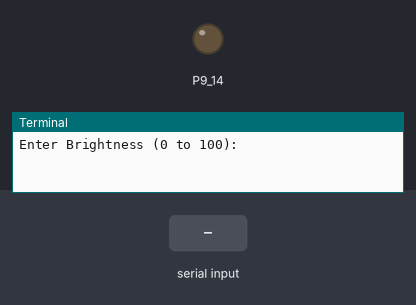
The program below on a simulated BeagleBone Black. Shown: output pins drawn as LEDs (lit = HIGH), the last lines printed to the terminal. Inputs (shaded band) come from the test bench.

Above: at 1.2 s.
1.3 s: "5" typed at the terminal
At 1.7 s:
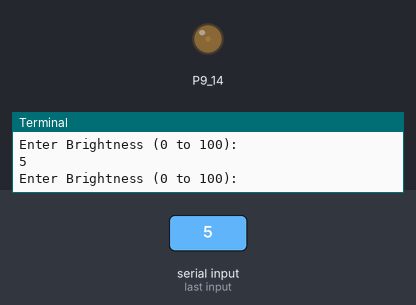
2.8 s: "90" typed at the terminal
At 4.1 s:
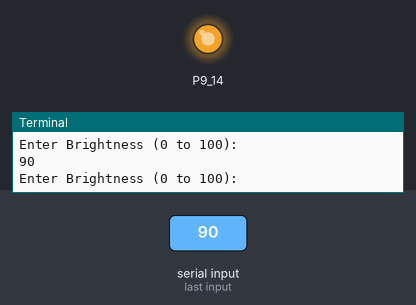
Timing chart, 0 to 5.8 s (numbered marks = the images above; inputs shaded):
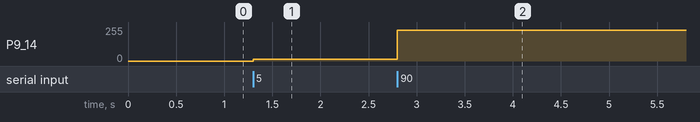

Measured:
- after the input at 1.3 s, P9_14: 0/255 → 13/255 at once
- after the input at 2.8 s, P9_14: 13/255 → 230/255 at once

The program:

adjust_led_bright.py
```python
# (licence header left out)
import Adafruit_BBIO.PWM as PWM
import time

PWM.start("P9_14", 0)

try:
    while True:
        duty_s = raw_input("Enter Brightness (0 to 100):")
        duty = int(duty_s)

        if duty >= 0 and duty <=100 :
	        PWM.set_duty_cycle("P9_14", duty)

except KeyboardInterrupt:
    print "Exception: KeyboardInterrupt"

finally:
    PWM.stop("P9_14")
    PWM.cleanup()
```
